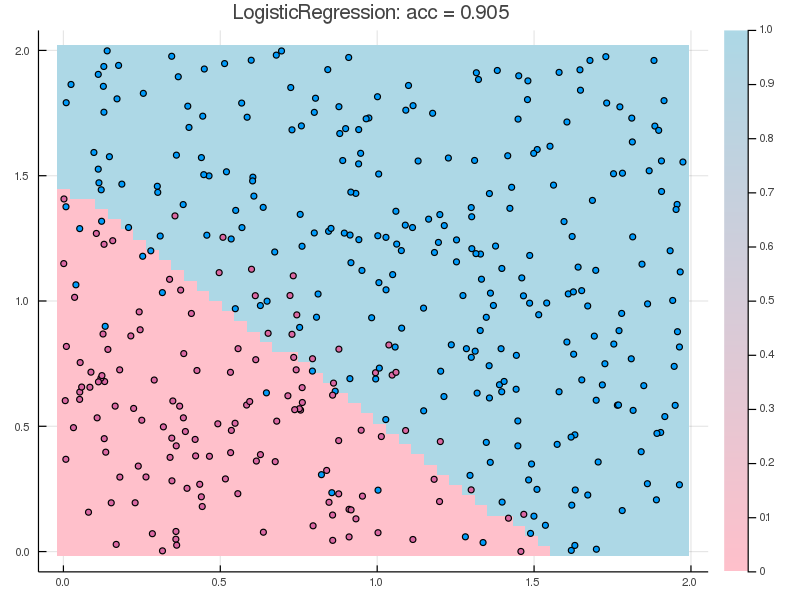

Write the Julia code that produced this figure.
using MeLOne
using Plots
gr(size=(800,600))

function Logistic_regression()
  n = 400
  X = 2 * rand(n, 2)
  y = [X[i,1].^2 + X[i,2].^2 < 1.5 + randn() * 0.6 ? 0 : 1 for i = 1:n]

  model = LogisticRegression()
  fit!(model, X, y)

  xg = range(minimum(X[:,1]), maximum(X[:,1]), length=50)
  yg = range(minimum(X[:,2]), maximum(X[:,2]), length=50)
  pred(x,y) = predict(model, [x y])[1]

  heatmap(xg, yg, pred, c=cgrad([:pink, :lightblue]))
  scatter!(X[:,1], X[:,2], c=y, leg=false)
  y_pred = predict(model, X)
  title!("LogisticRegression: acc = $(accuracy_score(y, y_pred))")
  png("logistic-regression")

  X_ply = [X   X[:,1].^2   X[:,1] .* X[:,2]   X[:,2].^2]

  model = LogisticRegression()
  fit!(model, X_ply, y)

  xg = range(minimum(X[:,1]), maximum(X[:,1]), length=50)
  yg = range(minimum(X[:,2]), maximum(X[:,2]), length=50)
  pred_ply(x,y) = predict(model, [x y x^2 x*y y^2])[1]

  heatmap(xg, yg, pred_ply, c=cgrad([:pink, :lightblue]))
  scatter!(X[:,1], X[:,2], c=y, leg=false)
  y_pred = predict(model, X_ply)
  title!("LogisticRegression: acc = $(accuracy_score(y, y_pred))")

  png("logistic-regression-poly2")
end

Logistic_regression()
